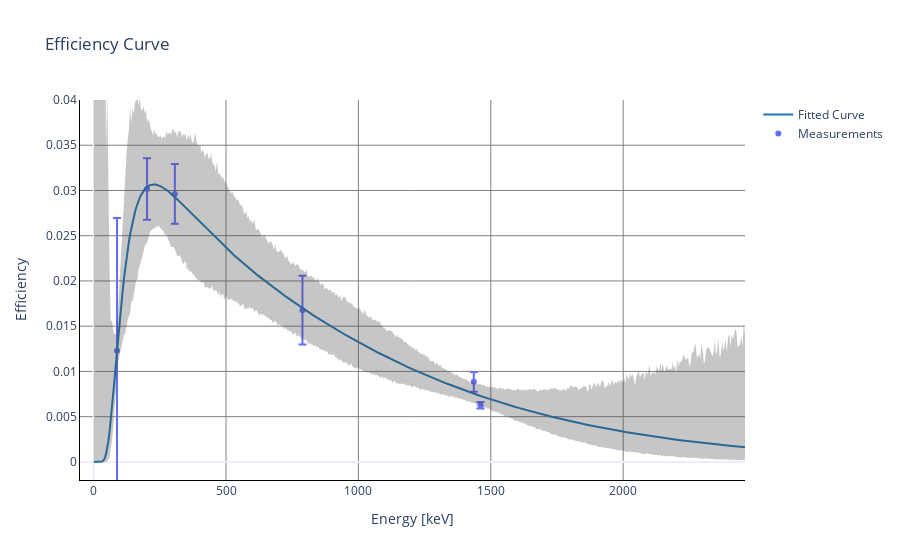

The notebook cell this image was saved under:
### Code cell
plot_eff = am.Efficiency(source_energies,eff,eff_uncer)

plot_eff.fitting()
plot_eff.plotter_pretty(0.04, save=True)

### Figure 1 — Plotly figure (JSON) as saved in the notebook; plotly's stock layout.template omitted (floating-point values rounded to 4 significant figures; data arrays with more than 128 entries replaced by an {"elided": "..."} marker saying what was removed)
{"data": [{"error_y": {"array": [0.01466, 0.003406, 0.003298, 0.003799, 0.001087, 0.0003646], "type": "data", "visible": true}, "mode": "markers", "name": "Measurements", "type": "scatter", "x": [88.34, 201.8, 306.8, 788.7, 1436.0, 1461.0], "y": [0.01229, 0.03016, 0.02962, 0.01677, 0.008847, 0.00627]}, {"line": {"color": "rgb(31, 119, 180)"}, "mode": "lines", "name": "Fitted Curve", "type": "scatter", "x": {"elided": "540 float values"}, "y": {"elided": "540 float values"}}, {"line": {"width": 0}, "marker": {"color": "#444"}, "mode": "lines", "name": "Upper Bound", "showlegend": false, "type": "scatter", "x": {"elided": "540 float values"}, "y": {"elided": "540 float values"}}, {"fill": "tonexty", "fillcolor": "rgba(68, 68, 68, 0.3)", "line": {"width": 0}, "marker": {"color": "#444"}, "mode": "lines", "name": "Lower Bound", "showlegend": false, "type": "scatter", "x": {"elided": "540 float values"}, "y": {"elided": "540 float values"}}], "layout": {"hovermode": "x", "plot_bgcolor": "rgba(0,0,0,0)", "title": {"text": "Efficiency Curve"}, "xaxis": {"gridcolor": "gray", "linecolor": "black", "tickcolor": "black", "title": {"text": "Energy [keV]"}}, "yaxis": {"gridcolor": "gray", "linecolor": "black", "range": [-0.002, 0.04], "showgrid": true, "tickcolor": "black", "title": {"text": "Efficiency"}}}}
